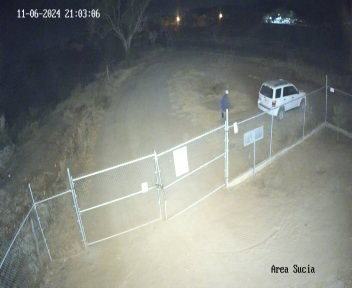
#> input picture test_images/imagen1.jpg, 352 x 288 px; its folder holds only this picture in this run
$ python -i classify_gates.py   (imports and definitions only)
#> lines starting #> are read from the running program, lines starting #| are printed output that depends on the picture
#!/usr/bin/env python3
"""
Clasificador Inteligente de Puertas Abiertas/Cerradas
Analiza 32,487 fotos y las organiza automáticamente
"""

import os
import cv2
import numpy as np
from datetime import datetime
import json
from tqdm import tqdm
import shutil
from collections import defaultdict
import random

# Configuración
SOURCE_DIR = '/Users/Shared/yolo11_project/data/telegram_photos'
OUTPUT_DIR = '/Users/Shared/yolo11_project/data/classified'
ANALYSIS_RESULTS = '/Users/Shared/yolo11_project/data/analysis_results.json'

class GateClassifier:
    """Clasificador de puertas basado en características visuales"""

    def __init__(self):
        self.stats = {
            'total_processed': 0,
            'gates_open': 0,
            'gates_closed': 0,
            'uncertain': 0,
            'errors': 0,
            'by_hour': defaultdict(lambda: {'open': 0, 'closed': 0, 'uncertain': 0})
        }

        # Crear directorios
        os.makedirs(f"{OUTPUT_DIR}/gates_open", exist_ok=True)
        os.makedirs(f"{OUTPUT_DIR}/gates_closed", exist_ok=True)
        os.makedirs(f"{OUTPUT_DIR}/uncertain", exist_ok=True)
        os.makedirs(f"{OUTPUT_DIR}/selected_1000_open", exist_ok=True)
        os.makedirs(f"{OUTPUT_DIR}/selected_1000_closed", exist_ok=True)

    def analyze_gate_state(self, image_path):
        """
        Analiza si la puerta está abierta o cerrada
        Retorna: 'open', 'closed', o 'uncertain'
        """
#> called with image_path = 'test_images/imagen1.jpg'
        try:
            # Leer imagen
            img = cv2.imread(image_path)
#> img is the input picture: shape (288, 352, 3); mean B, G, R 124.9, 129.7, 126
            if img is None:
                return 'error'

            # Convertir a escala de grises
            gray = cv2.cvtColor(img, cv2.COLOR_BGR2GRAY)
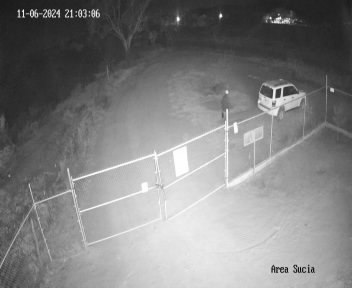
#> gray: shape (288, 352); min 1, max 255, mean 128.1

            # Región de interés (centro de la imagen donde suele estar la puerta)
            h, w = gray.shape
#> h = 288; w = 352
            roi = gray[int(h*0.3):int(h*0.8), int(w*0.2):int(w*0.8)]
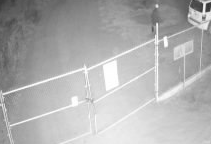
#> roi: shape (144, 211); min 48, max 255, mean 175.2

            # Detectar líneas verticales (barras de la reja)
            edges = cv2.Canny(roi, 50, 150)
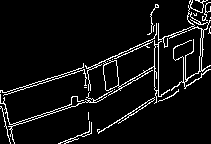
#> edges: shape (144, 211); 6.7% white in thin lines or dots
            lines = cv2.HoughLinesP(edges, 1, np.pi/180, threshold=50,
                                   minLineLength=30, maxLineGap=10)
#> lines = 17 rows, first 6: [0, 97, 39, 83], [154, 43, 208, 24], [3, 92, 59, 75], [58, 78, 210, 20], [6, 128, 112, 93], [149, 102, 210, 65]

            if lines is None:
                return 'uncertain'

            # Analizar patrones
            vertical_lines = 0
            horizontal_lines = 0

            for line in lines:
                x1, y1, x2, y2 = line[0]
                angle = np.abs(np.arctan2(y2 - y1, x2 - x1) * 180 / np.pi)

                if 80 <= angle <= 100:  # Líneas verticales
                    vertical_lines += 1
                elif angle <= 10 or angle >= 170:  # Líneas horizontales
                    horizontal_lines += 1
#> this loop made 17 passes
#> (x1, y1, x2, y2, angle) on passes 1 to 12: (0, 97, 39, 83, 19.75), (154, 43, 208, 24, 19.38), (3, 92, 59, 75, 16.89), (58, 78, 210, 20, 20.89), (6, 128, 112, 93, 18.27), (149, 102, 210, 65, 31.24), (158, 101, 158, 23, 90), (4, 126, 90, 98, 18.03), (141, 46, 207, 20, 21.5), (91, 102, 154, 66, 29.74), (98, 133, 154, 97, 32.74), (59, 143, 91, 130, 22.11)
#> after the loop, horizontal_lines = 0; vertical_lines = 4

            # Analizar brillo en el centro (puertas abiertas suelen mostrar el fondo)
            center_roi = roi[int(roi.shape[0]*0.4):int(roi.shape[0]*0.6),
                            int(roi.shape[1]*0.4):int(roi.shape[1]*0.6)]
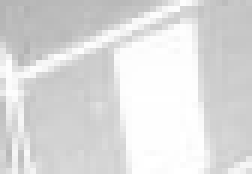
#> center_roi: shape (29, 42) (shown 6 times larger); min 178, max 255, mean 220.1
            avg_brightness = np.mean(center_roi)
#> avg_brightness = 220.1

            # Detección de movimiento/personas
            # Las puertas abiertas suelen tener más variación
            variance = np.var(roi)
#> variance = 1595.9

            # Lógica de clasificación
            # Puerta cerrada: muchas líneas verticales, poco brillo central, poca variación
            # Puerta abierta: menos líneas verticales, más brillo, más variación

            score_open = 0
            score_closed = 0

            # Líneas verticales (más = cerrada)
            if vertical_lines > 5:
                score_closed += 2
            else:
                score_open += 1

            # Brillo central (más = abierta)
            if avg_brightness > 100:
                score_open += 2
            else:
                score_closed += 1

            # Variación (más = abierta, puede haber personas/vehículos)
            if variance > 1000:
                score_open += 1

            # Decisión
            if score_open > score_closed:
                return 'open'
            elif score_closed > score_open:
                return 'closed'
            else:
                return 'uncertain'

        except Exception as e:
            print(f"Error analizando {image_path}: {e}")
            return 'error'

    # [226 lines left out: functions extract_timestamp, process_all_images, select_best_1000, save_results, print_summary, main, not called in this run]

# [2 lines not run here, left out]

>>> result = GateClassifier().analyze_gate_state('test_images/imagen1.jpg')

$ run again, on test_images/imagen2.jpg
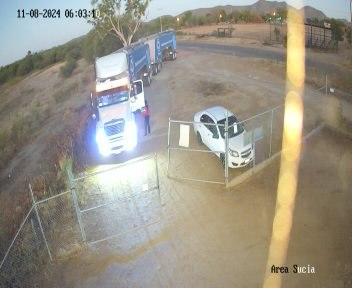
#> input picture test_images/imagen2.jpg, 352 x 288 px
#> in analyze_gate_state, img is the input picture: shape (288, 352, 3); mean B, G, R 135.1, 147.7, 152.8
#> in analyze_gate_state, `edges = cv2.Canny(roi, 50, 150)`:
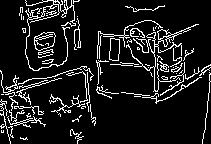
#> edges: shape (144, 211); 11.1% white in thin lines or dots
#> lines = 17 rows, first 6: [130, 49, 197, 24], [45, 83, 99, 66], [138, 47, 190, 29], [6, 127, 36, 118], [132, 54, 170, 42], [97, 63, 210, 73]
#> the loop in analyze_gate_state, `for line in lines:` made 17 passes
#> (x1, y1, x2, y2, angle, vertical_lines) on pass 12: (83, 68, 88, 111, 83.37, 1)
#> after the loop in analyze_gate_state, `for line in lines:`: horizontal_lines = 3; vertical_lines = 1
#> in analyze_gate_state, `center_roi = roi[int(roi.shape[0]*0.4):int(roi.shape[0]*0.6), int(roi...`:
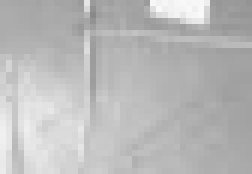
#> center_roi: shape (29, 42) (shown 6 times larger); min 137, max 249, mean 185.7
#> avg_brightness = 185.7
#> variance = 1533.5

$ run again, on test_images/imagen3.jpg
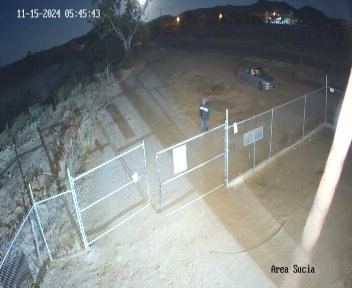
#> input picture test_images/imagen3.jpg, 352 x 288 px
#> in analyze_gate_state, img is the input picture: shape (288, 352, 3); mean B, G, R 129.5, 130.8, 126
#> in analyze_gate_state, `edges = cv2.Canny(roi, 50, 150)`:
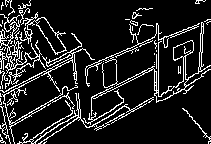
#> edges: shape (144, 211); 13.1% white in thin lines or dots
#> lines = 28 rows, first 6: [103, 61, 140, 46], [4, 127, 86, 79], [94, 129, 210, 65], [127, 82, 158, 63], [126, 49, 207, 24], [0, 93, 85, 50]
#> the loop in analyze_gate_state, `for line in lines:` made 28 passes
#> (x1, y1, x2, y2, angle) on passes 1 to 8: (103, 61, 140, 46, 22.07), (4, 127, 86, 79, 30.34), (94, 129, 210, 65, 28.89), (127, 82, 158, 63, 31.5), (126, 49, 207, 24, 17.15), (0, 93, 85, 50, 26.83), (156, 45, 189, 27, 28.61), (103, 127, 186, 81, 29)
#> after the loop in analyze_gate_state, `for line in lines:`: horizontal_lines = 0; vertical_lines = 7
#> in analyze_gate_state, `center_roi = roi[int(roi.shape[0]*0.4):int(roi.shape[0]*0.6), int(roi...`:
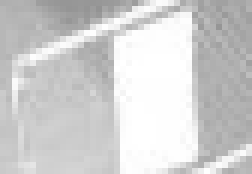
#> center_roi: shape (29, 42) (shown 6 times larger); min 147, max 255, mean 207.7
#> avg_brightness = 207.7
#> variance = 1798.6
